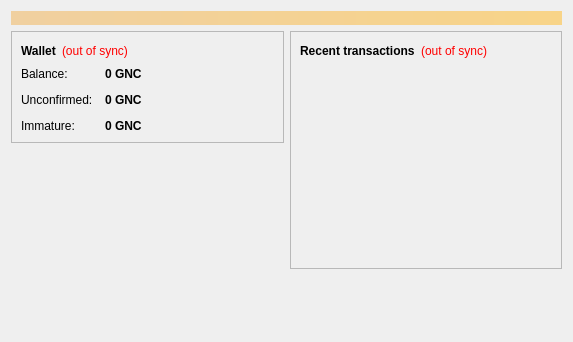
<?xml version="1.0" encoding="UTF-8"?>
<ui version="4.0">
 <class>OverviewPage</class>
 <widget class="QWidget" name="OverviewPage">
  <property name="geometry">
   <rect>
    <x>0</x>
    <y>0</y>
    <width>573</width>
    <height>342</height>
   </rect>
  </property>
  <property name="windowTitle">
   <string>Form</string>
  </property>
  <layout class="QVBoxLayout" name="topLayout">
   <item>
    <widget class="QLabel" name="labelAlerts">
     <property name="visible">
      <bool>false</bool>
     </property>
     <property name="styleSheet">
      <string notr="true">background-color: qlineargradient(x1: 0, y1: 0, x2: 1, y2: 0, stop:0 #F0D0A0, stop:1 #F8D488); color:#000000;</string>
     </property>
     <property name="wordWrap">
      <bool>true</bool>
     </property>
     <property name="margin">
      <number>3</number>
     </property>
    </widget>
   </item>
   <item>
    <layout class="QHBoxLayout" name="horizontalLayout" stretch="1,1">
     <item>
      <layout class="QVBoxLayout" name="verticalLayout_2">
       <item>
        <widget class="QFrame" name="frame">
         <property name="frameShape">
          <enum>QFrame::StyledPanel</enum>
         </property>
         <property name="frameShadow">
          <enum>QFrame::Raised</enum>
         </property>
         <layout class="QVBoxLayout" name="verticalLayout_4">
          <item>
           <layout class="QHBoxLayout" name="horizontalLayout_4">
            <item>
             <widget class="QLabel" name="label_5">
              <property name="font">
               <font>
                <weight>75</weight>
                <bold>true</bold>
               </font>
              </property>
              <property name="text">
               <string>Wallet</string>
              </property>
             </widget>
            </item>
            <item>
             <widget class="QLabel" name="labelWalletStatus">
              <property name="toolTip">
               <string>The displayed information may be out of date. Your wallet automatically synchronizes with the GNC network after a connection is established, but this process has not completed yet.</string>
              </property>
              <property name="styleSheet">
               <string notr="true">QLabel { color: red; }</string>
              </property>
              <property name="text">
               <string notr="true">(out of sync)</string>
              </property>
              <property name="alignment">
               <set>Qt::AlignLeading|Qt::AlignLeft|Qt::AlignVCenter</set>
              </property>
             </widget>
            </item>
            <item>
             <spacer name="horizontalSpacer_2">
              <property name="orientation">
               <enum>Qt::Horizontal</enum>
              </property>
              <property name="sizeHint" stdset="0">
               <size>
                <width>40</width>
                <height>20</height>
               </size>
              </property>
             </spacer>
            </item>
           </layout>
          </item>
          <item>
           <layout class="QFormLayout" name="formLayout_2">
            <property name="fieldGrowthPolicy">
             <enum>QFormLayout::AllNonFixedFieldsGrow</enum>
            </property>
            <property name="horizontalSpacing">
             <number>12</number>
            </property>
            <property name="verticalSpacing">
             <number>12</number>
            </property>
            <item row="0" column="0">
             <widget class="QLabel" name="label">
              <property name="text">
               <string>Balance:</string>
              </property>
             </widget>
            </item>
            <item row="0" column="1">
             <widget class="QLabel" name="labelBalance">
              <property name="font">
               <font>
                <weight>75</weight>
                <bold>true</bold>
               </font>
              </property>
              <property name="cursor">
               <cursorShape>IBeamCursor</cursorShape>
              </property>
              <property name="toolTip">
               <string>Your current balance</string>
              </property>
              <property name="text">
               <string notr="true">0 GNC</string>
              </property>
              <property name="textInteractionFlags">
               <set>Qt::LinksAccessibleByMouse|Qt::TextSelectableByKeyboard|Qt::TextSelectableByMouse</set>
              </property>
             </widget>
            </item>
            <item row="1" column="0">
             <widget class="QLabel" name="label_3">
              <property name="text">
               <string>Unconfirmed:</string>
              </property>
             </widget>
            </item>
            <item row="1" column="1">
             <widget class="QLabel" name="labelUnconfirmed">
              <property name="font">
               <font>
                <weight>75</weight>
                <bold>true</bold>
               </font>
              </property>
              <property name="cursor">
               <cursorShape>IBeamCursor</cursorShape>
              </property>
              <property name="toolTip">
               <string>Total of transactions that have yet to be confirmed, and do not yet count toward the current balance</string>
              </property>
              <property name="text">
               <string notr="true">0 GNC</string>
              </property>
              <property name="textInteractionFlags">
               <set>Qt::LinksAccessibleByMouse|Qt::TextSelectableByKeyboard|Qt::TextSelectableByMouse</set>
              </property>
             </widget>
            </item>
            <item row="2" column="0">
             <widget class="QLabel" name="labelImmatureText">
              <property name="text">
               <string>Immature:</string>
              </property>
             </widget>
            </item>
            <item row="2" column="1">
             <widget class="QLabel" name="labelImmature">
              <property name="font">
               <font>
                <weight>75</weight>
                <bold>true</bold>
               </font>
              </property>
              <property name="toolTip">
               <string>Mined balance that has not yet matured</string>
              </property>
              <property name="text">
               <string notr="true">0 GNC</string>
              </property>
              <property name="textInteractionFlags">
               <set>Qt::LinksAccessibleByMouse|Qt::TextSelectableByKeyboard|Qt::TextSelectableByMouse</set>
              </property>
             </widget>
            </item>
           </layout>
          </item>
         </layout>
        </widget>
       </item>
       <item>
        <spacer name="verticalSpacer">
         <property name="orientation">
          <enum>Qt::Vertical</enum>
         </property>
         <property name="sizeHint" stdset="0">
          <size>
           <width>20</width>
           <height>40</height>
          </size>
         </property>
        </spacer>
       </item>
      </layout>
     </item>
     <item>
      <layout class="QVBoxLayout" name="verticalLayout_3">
       <item>
        <widget class="QFrame" name="frame_2">
         <property name="frameShape">
          <enum>QFrame::StyledPanel</enum>
         </property>
         <property name="frameShadow">
          <enum>QFrame::Raised</enum>
         </property>
         <layout class="QVBoxLayout" name="verticalLayout">
          <item>
           <layout class="QHBoxLayout" name="horizontalLayout_2">
            <item>
             <widget class="QLabel" name="label_4">
              <property name="text">
               <string>&lt;b&gt;Recent transactions&lt;/b&gt;</string>
              </property>
             </widget>
            </item>
            <item>
             <widget class="QLabel" name="labelTransactionsStatus">
              <property name="toolTip">
               <string>The displayed information may be out of date. Your wallet automatically synchronizes with the GNC network after a connection is established, but this process has not completed yet.</string>
              </property>
              <property name="styleSheet">
               <string notr="true">QLabel { color: red; }</string>
              </property>
              <property name="text">
               <string notr="true">(out of sync)</string>
              </property>
              <property name="alignment">
               <set>Qt::AlignRight|Qt::AlignTrailing|Qt::AlignVCenter</set>
              </property>
             </widget>
            </item>
            <item>
             <spacer name="horizontalSpacer">
              <property name="orientation">
               <enum>Qt::Horizontal</enum>
              </property>
              <property name="sizeHint" stdset="0">
               <size>
                <width>40</width>
                <height>20</height>
               </size>
              </property>
             </spacer>
            </item>
           </layout>
          </item>
          <item>
           <widget class="QListView" name="listTransactions">
            <property name="styleSheet">
             <string notr="true">QListView { background: transparent; }</string>
            </property>
            <property name="frameShape">
             <enum>QFrame::NoFrame</enum>
            </property>
            <property name="verticalScrollBarPolicy">
             <enum>Qt::ScrollBarAlwaysOff</enum>
            </property>
            <property name="horizontalScrollBarPolicy">
             <enum>Qt::ScrollBarAlwaysOff</enum>
            </property>
            <property name="selectionMode">
             <enum>QAbstractItemView::NoSelection</enum>
            </property>
           </widget>
          </item>
         </layout>
        </widget>
       </item>
       <item>
        <spacer name="verticalSpacer_2">
         <property name="orientation">
          <enum>Qt::Vertical</enum>
         </property>
         <property name="sizeHint" stdset="0">
          <size>
           <width>20</width>
           <height>40</height>
          </size>
         </property>
        </spacer>
       </item>
      </layout>
     </item>
    </layout>
   </item>
  </layout>
 </widget>
 <resources/>
 <connections/>
</ui>
